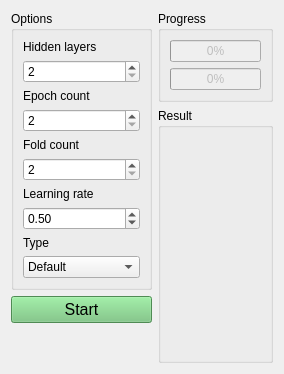
      <widget class="QWidget" name="learningTab">
       <attribute name="title">
        <string>Learning</string>
       </attribute>
       <layout class="QHBoxLayout" name="horizontalLayout_2">
        <item>
         <layout class="QVBoxLayout" name="verticalLayout_5">
          <item>
           <widget class="QGroupBox" name="groupBox_3">
            <property name="title">
             <string>Options</string>
            </property>
            <layout class="QVBoxLayout" name="verticalLayout_4">
             <item>
              <widget class="QLabel" name="label_18">
               <property name="text">
                <string>Hidden layers</string>
               </property>
              </widget>
             </item>
             <item>
              <widget class="QSpinBox" name="hiddenLayersSpinBox">
               <property name="minimum">
                <number>2</number>
               </property>
               <property name="maximum">
                <number>5</number>
               </property>
              </widget>
             </item>
             <item>
              <widget class="QLabel" name="label_19">
               <property name="text">
                <string>Epoch count</string>
               </property>
              </widget>
             </item>
             <item>
              <widget class="QSpinBox" name="epochCountSpinBox">
               <property name="minimum">
                <number>2</number>
               </property>
               <property name="maximum">
                <number>100</number>
               </property>
              </widget>
             </item>
             <item>
              <widget class="QLabel" name="label_21">
               <property name="text">
                <string>Fold count</string>
               </property>
              </widget>
             </item>
             <item>
              <widget class="QSpinBox" name="foldCountSpinBox">
               <property name="minimum">
                <number>2</number>
               </property>
              </widget>
             </item>
             <item>
              <widget class="QLabel" name="label_20">
               <property name="text">
                <string>Learning rate</string>
               </property>
              </widget>
             </item>
             <item>
              <widget class="QDoubleSpinBox" name="learningRateSpinBox">
               <property name="minimum">
                <double>0.010000000000000</double>
               </property>
               <property name="maximum">
                <double>1.000000000000000</double>
               </property>
               <property name="singleStep">
                <double>0.010000000000000</double>
               </property>
               <property name="value">
                <double>0.500000000000000</double>
               </property>
              </widget>
             </item>
             <item>
              <widget class="QLabel" name="label_22">
               <property name="text">
                <string>Type</string>
               </property>
              </widget>
             </item>
             <item>
              <widget class="QComboBox" name="learningTypeComboBox">
               <item>
                <property name="text">
                 <string>Default</string>
                </property>
               </item>
               <item>
                <property name="text">
                 <string>Cross validation</string>
                </property>
               </item>
              </widget>
             </item>
            </layout>
           </widget>
          </item>
          <item>
           <widget class="QPushButton" name="learningStartButton">
            <property name="minimumSize">
             <size>
              <width>0</width>
              <height>0</height>
             </size>
            </property>
            <property name="font">
             <font>
              <pointsize>12</pointsize>
             </font>
            </property>
            <property name="styleSheet">
             <string notr="true">QPushButton{background-color: rgb(111,194,118)}</string>
            </property>
            <property name="text">
             <string>Start</string>
            </property>
           </widget>
          </item>
          <item>
           <spacer name="verticalSpacer_2">
            <property name="orientation">
             <enum>Qt::Vertical</enum>
            </property>
            <property name="sizeHint" stdset="0">
             <size>
              <width>20</width>
              <height>40</height>
             </size>
            </property>
           </spacer>
          </item>
         </layout>
        </item>
        <item>
         <layout class="QVBoxLayout" name="verticalLayout_8">
          <item>
           <widget class="QGroupBox" name="groupBox_4">
            <property name="title">
             <string>Progress</string>
            </property>
            <layout class="QVBoxLayout" name="verticalLayout_6">
             <item>
              <widget class="QProgressBar" name="learningProgressBar_1">
               <property name="enabled">
                <bool>false</bool>
               </property>
               <property name="value">
                <number>0</number>
               </property>
              </widget>
             </item>
             <item>
              <widget class="QProgressBar" name="learningProgressBar_2">
               <property name="enabled">
                <bool>false</bool>
               </property>
               <property name="value">
                <number>0</number>
               </property>
              </widget>
             </item>
            </layout>
           </widget>
          </item>
          <item>
           <widget class="QGroupBox" name="groupBox_8">
            <property name="title">
             <string>Result</string>
            </property>
            <layout class="QVBoxLayout" name="verticalLayout_7">
             <item>
              <widget class="QCustomPlot" name="plot" native="true">
               <property name="enabled">
                <bool>true</bool>
               </property>
               <property name="sizePolicy">
                <sizepolicy hsizetype="Preferred" vsizetype="Expanding">
                 <horstretch>0</horstretch>
                 <verstretch>0</verstretch>
                </sizepolicy>
               </property>
              </widget>
             </item>
            </layout>
           </widget>
          </item>
         </layout>
        </item>
       </layout>
      </widget>
